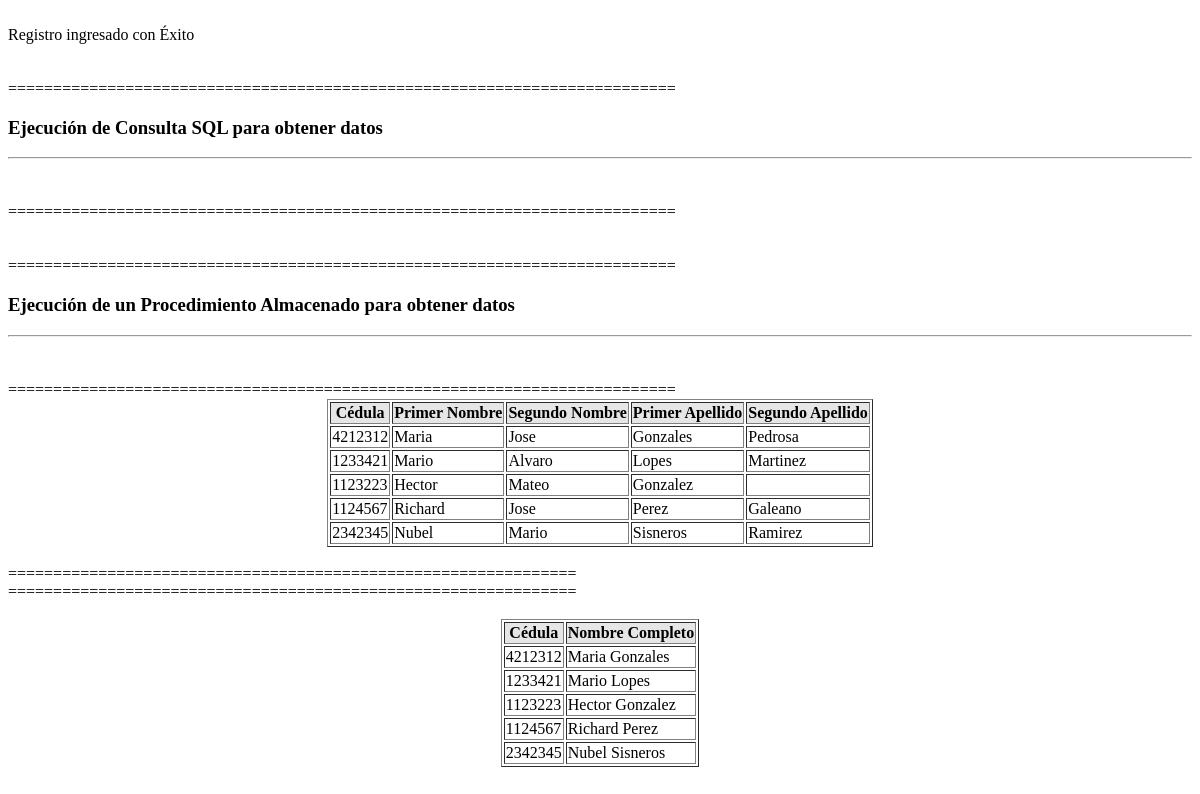
Page /datos/PDO/index.php on the earlier database version.
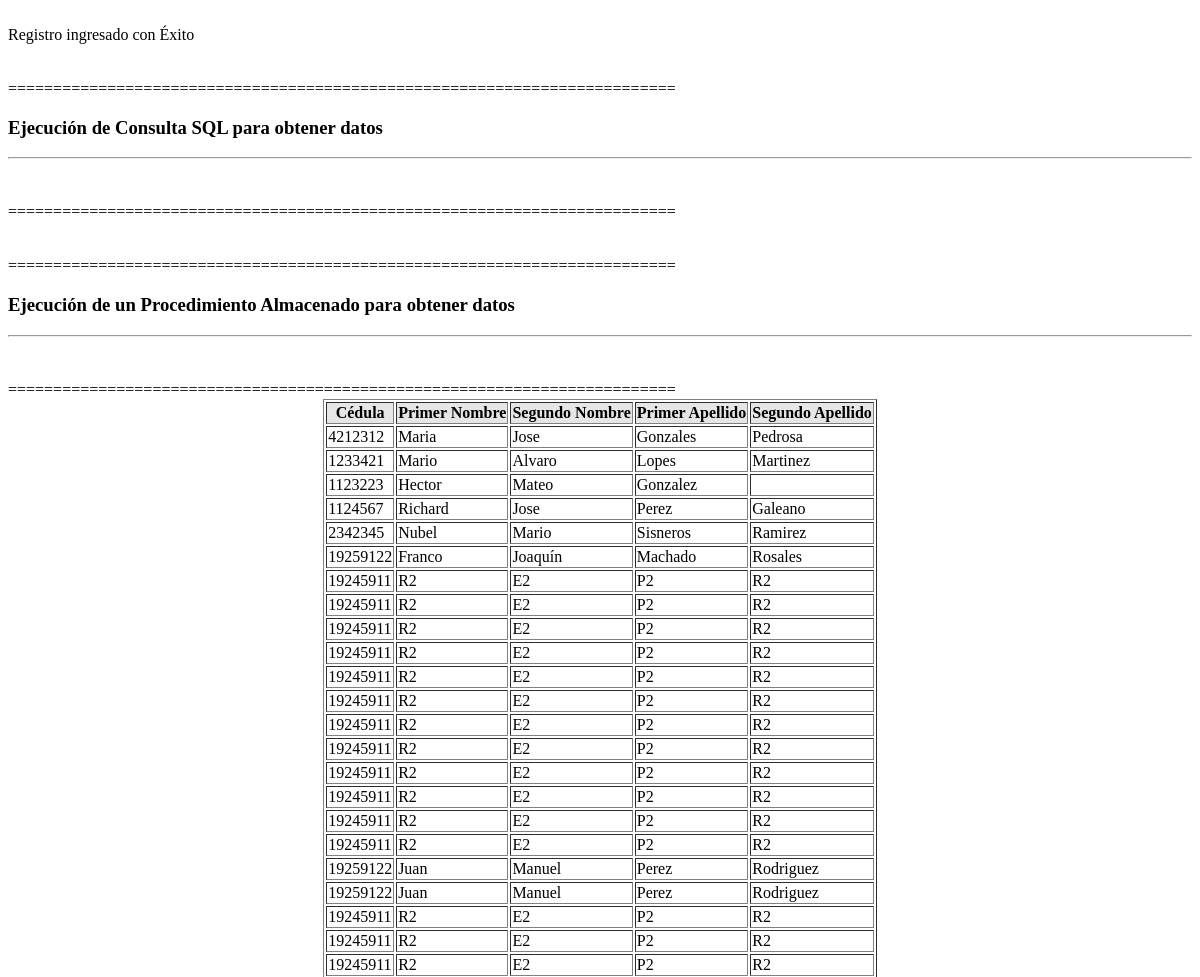
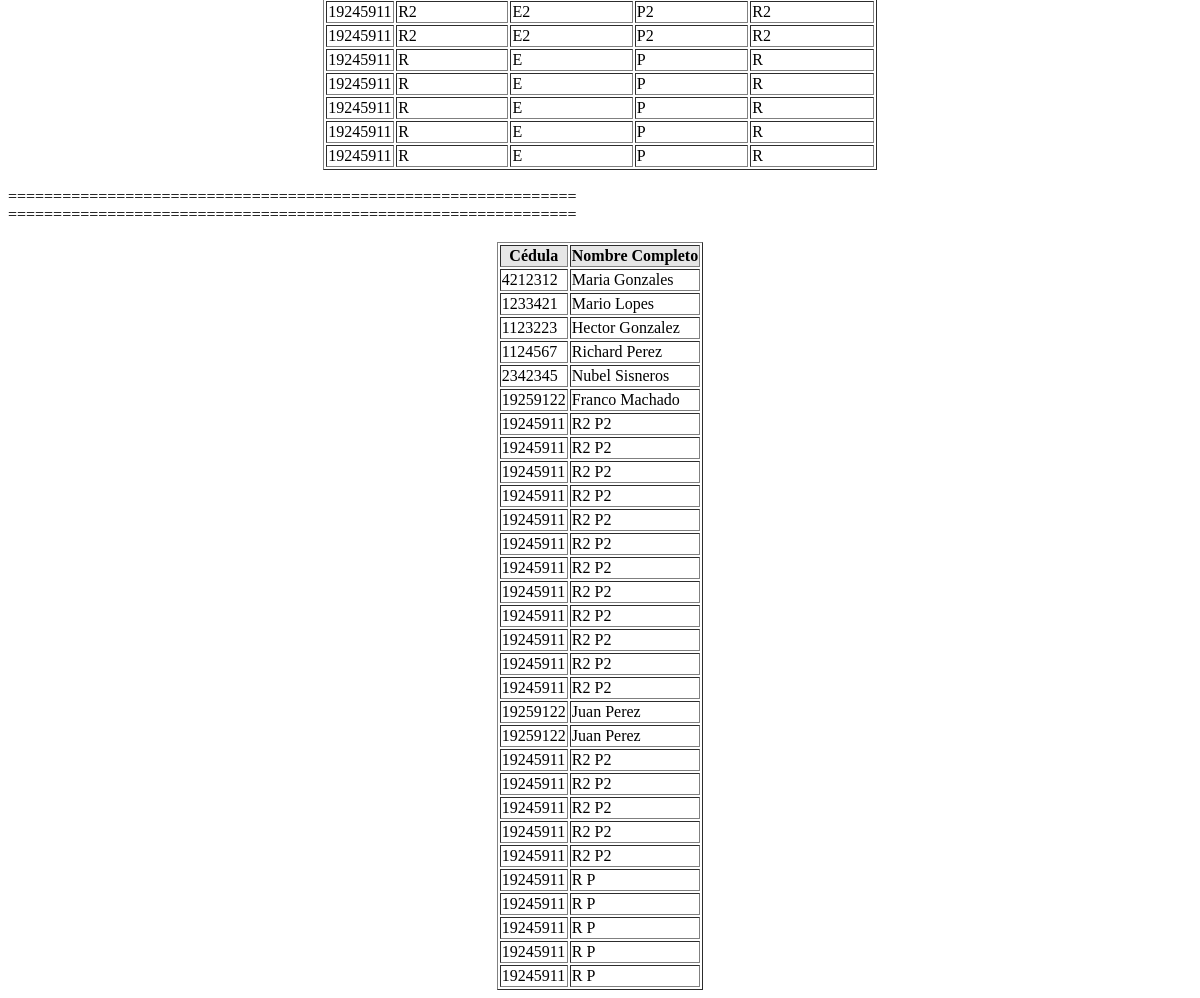
Same page on the later database version (2 pictures, top to bottom).
### tables this page shows
CREATE TABLE `persona` (
  `id_persona` int(11) NOT NULL,
  `cedula` int(11) NOT NULL,
  `primer_nombre` varchar(120) NOT NULL,
  `segundo_nombre` varchar(120) DEFAULT NULL,
  `primer_apellido` varchar(120) NOT NULL,
  `segundo_apellido` varchar(120) DEFAULT NULL,
  `fecha_nac` date DEFAULT NULL
);

### datos/PDO/personas_modelo.php (the view, shortened to what this page needs)
<?php
class Personas_Model extends Conexion
{
    public static function Listar_Personas()
    {
        try {
            $con = new Conexion();
            if (!$con) {
                echo "<h3>No se ha podido conectar PHP - MySQL, verifique sus datos.</h3><hr><br>";
            } else {
                echo "<br>==========================================================================";
                echo "<h3> Ejecución de Consulta SQL para obtener datos </h3><hr><br>";
                echo "<br>==========================================================================";
                $consulta = "SELECT * FROM persona";
                $resultado = $con->query($consulta);
                if ($resultado->fetchColumn() > 0) {
                    echo "<table border='1' align='center'>
                        <tr bgcolor='#E6E6E6'>
                            <th>Cédula</th>
                            <th>Primer Nombre</th>
                            <th>Segundo Nombre</th>
                            <th>Primer Apellido</th>
                            <th>Segundo Apellido</th>
                        </tr>";
                    foreach ($resultado as $fila) {
                        echo "<tr>
                        <td>" . $fila["cedula"] . "</td>";
                        echo "<td>" . $fila["primer_nombre"] . "</td>";
                        echo "<td>" . $fila["segundo_nombre"] . "</td>";
                        echo "<td>" . $fila["primer_apellido"] . "</td>";
                        echo "<td>" . $fila["segundo_apellido"] . "</td></tr>";
                    }
                } else {
                    echo "No hay Registros";
                }
            }
        } catch (PDOException $e) {
            echo 'Falló la conexión: ' . $e->getMessage();
        }
    }
    public static function Listar_Personas_SP()
    {
        try {
            $con = new Conexion();
            if (!$con) {
                echo "<h3>No se ha podido conectar PHP - MySQL, verifique sus datos.</h3><hr><br>";
            } else {
                echo "<br>==========================================================================";
                echo "<h3> Ejecución de un Procedimiento Almacenado para obtener datos </h3><hr><br>";
                echo "<br>==========================================================================";
                $consulta = "CALL sp_obtener_personas()";
                $resultado = $con->query($consulta);
                if ($resultado->fetchColumn() > 0) {
                    echo "<table border='1' align='center'>
                        <tr bgcolor='#E6E6E6'>
                            <th>Cédula</th>
                            <th>Nombre Completo</th>
                        </tr>";
                    foreach ($resultado as $fila) {
                        echo "<tr>
                        <td>" . $fila["cedula"] . "</td>";
                        echo "<td>" . $fila["nombre"] . "</td>";
                    }
                } else {
                    echo "No hay Registros";
                }
            }
        } catch (PDOException $e) {
            echo 'Falló la conexión: ' . $e->getMessage();
        }
        echo "<br>===============================================================";
        echo "<br>===============================================================";
    }
    public static function Agregar_Persona_Static($cedula, $n1, $n2, $a1, $a2, $fnac)
    {
        try {
            $con = new Conexion();
            $sql = "INSERT INTO persona (
                cedula,
                primer_nombre,
                segundo_nombre,
                primer_apellido,
                segundo_apellido,
                fecha_nac) VALUES (?,?,?,?,?,?)";
            $insert = $con->prepare($sql);
            $arrData = array($cedula, $n1, $n2, $a1, $a2, $fnac);
            $insert->execute($arrData);
            $idInsert = $con->lastInsertId();
            return $idInsert;
        } catch (PDOException $e) {
            return new Exception($e->getMessage());
        }
    }
}

### datos/PDO/index.php (shortened to what this page needs)
<!DOCTYPE html>
<html lang="en">
<head>
</head>
<body>
<?php
    include_once("personas_modelo.php");
    if (Personas_Model::Agregar_Persona_Static(19245911, "R", "E", "P", "R", "19751103") > 0)
        echo "<br>Registro ingresado con Éxito";
    else
        echo "<br>ERROR al ingresar registro";
        echo "<br><br>";
        Personas_Model::Listar_Personas();
        echo "<br><br>";
        Personas_Model::Listar_Personas_SP();
        echo "<br><br>";
?>
</body>
</html>

Differences in the rows shown:
added persona: cedula "19259122", primer_nombre "Franco", segundo_nombre "Joaquín", primer_apellido "Machado", segundo_apellido "Rosales"
added persona: cedula "19245911", primer_nombre "R2", segundo_nombre "E2", primer_apellido "P2", segundo_apellido "R2"
added persona: cedula "19245911", primer_nombre "R2", segundo_nombre "E2", primer_apellido "P2", segundo_apellido "R2"
added persona: cedula "19245911", primer_nombre "R2", segundo_nombre "E2", primer_apellido "P2", segundo_apellido "R2"
added persona: cedula "19245911", primer_nombre "R2", segundo_nombre "E2", primer_apellido "P2", segundo_apellido "R2"
added persona: cedula "19245911", primer_nombre "R2", segundo_nombre "E2", primer_apellido "P2", segundo_apellido "R2"
added persona: cedula "19245911", primer_nombre "R2", segundo_nombre "E2", primer_apellido "P2", segundo_apellido "R2"
added persona: cedula "19245911", primer_nombre "R2", segundo_nombre "E2", primer_apellido "P2", segundo_apellido "R2"
added persona: cedula "19245911", primer_nombre "R2", segundo_nombre "E2", primer_apellido "P2", segundo_apellido "R2"
added persona: cedula "19245911", primer_nombre "R2", segundo_nombre "E2", primer_apellido "P2", segundo_apellido "R2"
added persona: cedula "19245911", primer_nombre "R2", segundo_nombre "E2", primer_apellido "P2", segundo_apellido "R2"
added persona: cedula "19245911", primer_nombre "R2", segundo_nombre "E2", primer_apellido "P2", segundo_apellido "R2"
added persona: cedula "19245911", primer_nombre "R2", segundo_nombre "E2", primer_apellido "P2", segundo_apellido "R2"
added persona: cedula "19259122", primer_nombre "Juan", segundo_nombre "Manuel", primer_apellido "Perez", segundo_apellido "Rodriguez"
added persona: cedula "19259122", primer_nombre "Juan", segundo_nombre "Manuel", primer_apellido "Perez", segundo_apellido "Rodriguez"
added persona: cedula "19245911", primer_nombre "R2", segundo_nombre "E2", primer_apellido "P2", segundo_apellido "R2"
added persona: cedula "19245911", primer_nombre "R2", segundo_nombre "E2", primer_apellido "P2", segundo_apellido "R2"
added persona: cedula "19245911", primer_nombre "R2", segundo_nombre "E2", primer_apellido "P2", segundo_apellido "R2"
added persona: cedula "19245911", primer_nombre "R2", segundo_nombre "E2", primer_apellido "P2", segundo_apellido "R2"
added persona: cedula "19245911", primer_nombre "R2", segundo_nombre "E2", primer_apellido "P2", segundo_apellido "R2"
added persona: cedula "19245911", primer_nombre "R", segundo_nombre "E", primer_apellido "P", segundo_apellido "R"
added persona: cedula "19245911", primer_nombre "R", segundo_nombre "E", primer_apellido "P", segundo_apellido "R"
added persona: cedula "19245911", primer_nombre "R", segundo_nombre "E", primer_apellido "P", segundo_apellido "R"
added persona: cedula "19245911", primer_nombre "R", segundo_nombre "E", primer_apellido "P", segundo_apellido "R"
added persona: cedula "19245911", primer_nombre "R", segundo_nombre "E", primer_apellido "P", segundo_apellido "R"
Other differences:
new list line: "19259122 Franco Machado"
new list line: "19245911 R2 P2"
new list line: "19259122 Juan Perez"
new list line: "19245911 R P"
